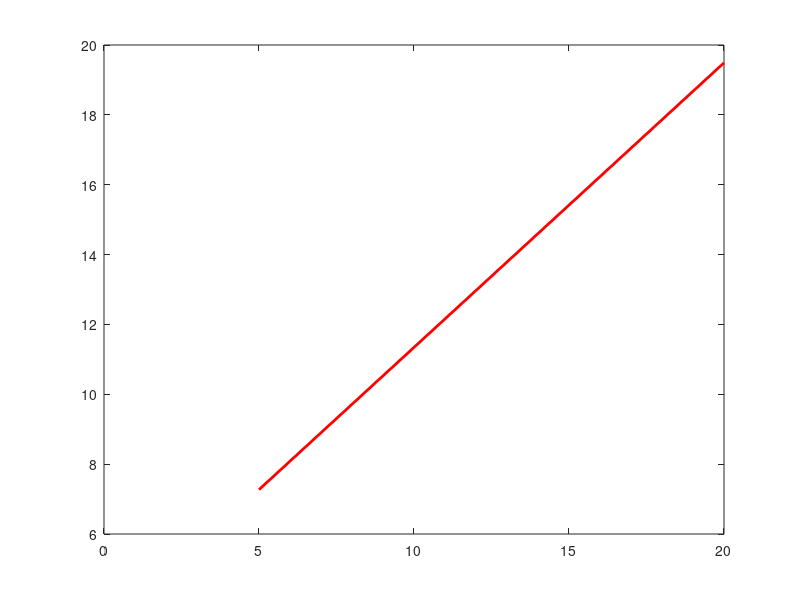

This chart was generated by the following MATLAB code: (Note: this script raises an error after producing the figure.)
clear all; close all; clc;
Re_values_BigFin = {
   [7830, 7893, 7894, 7894, 7894, 7956, 7957, 8020, 8020, 8020], ... % fan25 - Re
   [7908, 8099, 8100, 8163, 8164, 8164, 8227, 8228, 8291, 8291], ... % test_5W - Re
   [17688, 18010, 18071, 18200, 18201, 18201, 18203, 18328, 18328, 18520], ... % fan50 - Re
   [7542, 7543, 7665, 7665, 7666, 7666, 7666, 7726, 7727, 7788] % Dataset 4 - Re
};
Nu_values_BigFin = {
   [206, 206, 206, 206, 206, 206, 206, 206, 206, 206], ... % fan25 - Nu
   [131, 131, 131, 137, 131, 130, 132, 136, 137, 137], ... % test_5W - Nu
   [347, 344, 347, 346, 345, 345, 345, 347, 347, 347], ... % fan50 - Nu
   [199, 194, 195, 199, 194, 199, 199, 195, 195, 199] % test_20W  - Nu
};
deltaT_values_BigFin = {
   [9.4, 9.4, 9.4, 9.4, 9.4, 9.4, 9.4, 9.4, 9.4, 9.4], ... % fan25 - deltaT
   [7.3, 7.3, 7.3, 7.2, 7.3, 7.3, 7.2, 7.3, 7.2, 7.3], ... % test_5W - deltaT
   [5.6, 5.7, 5.6, 5.6, 5.7, 5.6, 5.7, 5.6, 5.6, 5.6], ... % fan50 - deltaT
   [19.5, 19.5, 19.5, 19.5, 19.5, 19.5, 19.5, 19.4, 19.5, 19.5] % test_20W 
};
Power_values_BigFin = {
   10, ... % fan25 
   5, ... % test_5W 
   10, ... % fan50 
   20 % test_20W 
};
name = {
   'BigFin_fan25'
   'BigFin_test_5W'
   'Bigfan50'
   'Bigtest_20W'
};
Power_vals_BigFin = [Power_values_BigFin{2}, Power_values_BigFin{4}]; % 5W and 20W
avgDeltaT_vals_BigFin = [mean(deltaT_values_BigFin{2}), mean(deltaT_values_BigFin{4})]; % Corresponding deltaT
avgRe_vals_BigFin = [mean(Re_values_BigFin{2}), mean(Re_values_BigFin{4})];
%For plot 3
avgRe_vals_BigFin_Fan = [mean(Re_values_BigFin{1}), mean(Re_values_BigFin{3})];
avgNu_vals_BigFin_Fan = [mean(Nu_values_BigFin{1}), mean(Nu_values_BigFin{3})];
Re_values_FullFinPlate = {
   [8751, 8814, 8877, 8879, 8941, 8942, 8942, 8942, 9006, 9070], ... % 5W
   [8874, 8875, 8937, 8938, 9001, 9062, 9063, 9126, 9126, 9189], ... % 10W
   [19356, 19419, 19612, 19673, 19929, 19930, 19994, 20119, 20757, 20821], ... % 10W (high Re)
   [8480, 8601, 8662, 8662, 8663, 8723, 8784, 8784, 8846, 8846] % 20W
};
Nu_values_FullFinPlate = {
   [182, 177, 182, 177, 183, 182, 183, 182, 182, 177], ... % 5W
   [178, 178, 178, 178, 178, 178, 178, 178, 178, 178], ... % 10W
   [281, 281, 280, 281, 281, 280, 280, 281, 281, 280], ... % 10W (high Re)
   [176, 176, 176, 176, 176, 176, 176, 176, 173, 173] % 20W
};
deltaT_values_FullFinPlate = {
   [5.4, 5.3, 5.3, 5.3, 5.3, 5.4, 5.3, 5.3, 5.3, 5.3], ... % 5W
   [10.9, 10.9, 10.9, 10.9, 10.9, 10.9, 10.9, 10.9, 10.9, 10.9], ... % 10W
   [6.9, 6.9, 7.0, 6.9, 6.9, 7.0, 7.0, 6.9, 6.9, 7.0], ... % 10W (high Re)
   [21.7, 21.8, 21.7, 21.8, 21.8, 21.8, 21.7, 21.8, 21.8, 21.8] % 20W
};
Power_values_FullFinPlate = {
   5, ... % 5W
   10, ... % 10W
   10, ... % 10W (high Re)
   20 % 20W
};
Power_vals_FullFinPlate = [Power_values_FullFinPlate{1}, Power_values_FullFinPlate{4}]; % 5W and 20W
avgDeltaT_vals_FullFinPlate = [mean(deltaT_values_FullFinPlate{1}), mean(deltaT_values_FullFinPlate{4})]; % Corresponding deltaT
avgRe_vals_FullFinPlate = [mean(Re_values_FullFinPlate{1}), mean(Re_values_FullFinPlate{4})];
%For plot 3
avgRe_vals_FullFinPlate_Fan = [mean(Re_values_FullFinPlate{2}), mean(Re_values_FullFinPlate{3})];
avgNu_vals_FullFinPlate_Fan = [mean(Nu_values_FullFinPlate{2}), mean(Nu_values_FullFinPlate{3})];
Re_values_3row = {
   [7523, 7523, 7523, 7587, 7652, 7717, 7718, 7719, 7780, 7781, 7909], ... % New Data
   [7437, 7507, 7507, 7507, 7564, 7564, 7565, 7569, 7569, 7570, 7570, 7631, 7694, 7755, 7755, 7755, 7755, 7756, 7819, 7946], ... % 10W
   [7507, 7507, 7507, 7569, 7569, 7570, 7570, 7631, 7694, 7755], ... % 20W
   [18104, 18296, 18426, 18488, 18497, 18562, 18563, 18681, 18684, 18813] % High Re
};
Nu_values_3row = {
   [296, 297, 296, 288, 294, 282, 276, 275, 281, 280, 296], ... % New Data
   [260, 260, 259, 259, 260, 259, 259, 258, 258, 257], ... % 10W
   [243, 243, 244, 243, 243, 238, 237, 238, 243, 238], ... % 20W
   [499, 505, 500, 509, 494, 498, 496, 508, 504, 501] % High Re
};
deltaT_values_3row = {
   [3.4, 3.4, 3.4, 3.4, 3.4, 3.4, 3.5, 3.5, 3.4, 3.4, 3.4], ... % New Data
   [7.5, 7.5, 7.5, 7.5, 7.5, 7.5, 7.5, 7.6, 7.5, 7.6], ... % 10W
   [16.1, 16.1, 16.0, 16.1, 16.1, 16.1, 16.1, 16.1, 16.1, 16.1], ... % 20W
   [3.9, 3.9, 3.9, 3.8, 4.0, 3.9, 3.9, 3.8, 3.9, 3.9] % High Re
};
Power_values_3row = {
   5, ... % New Data
   10, ... % 10W
   20, ... % 20W
   10 % High Re
};
Power_vals_3row = [Power_values_3row{1}, Power_values_3row{3}]; % 5W and 20W
avgDeltaT_vals_3row = [mean(deltaT_values_3row{1}), mean(deltaT_values_3row{3})]; % Corresponding deltaT
avgRe_vals_3row = [mean(Re_values_3row{1}), mean(Re_values_3row{3})]; % Corresponding deltaT
%For plot 3
avgRe_vals_3row_Fan = [mean(Re_values_3row{2}), mean(Re_values_3row{4})];
avgNu_vals_3row_Fan = [mean(Nu_values_3row{2}), mean(Nu_values_3row{4})];
Re_values_Pope = {
   [8762, 8954, 9018, 9018, 9208, 9208, 9208, 9272, 9334, 9336], ... % New Data
   [8272, 8272, 8332, 8453, 8512, 8571, 8633, 8692, 8754, 8813], ... % 10W
   [8522, 8584, 8585, 8585, 8585, 8647, 8647, 8772, 8833, 8958], ... % 20W
   [19299, 19743, 19869, 19930, 19997, 20058, 20120, 20247, 20313, 20438] % High Re
};
Nu_values_Pope = {
   [146, 144, 145, 143, 144, 145, 144, 144, 146, 144], ... % New Data
   [138, 138, 138, 138, 138, 138, 138, 138, 136, 138], ... % 10W
   [142, 141, 141, 141, 141, 142, 141, 141, 141, 141], ... % 20W
   [241, 239, 239, 241, 241, 241, 240, 241, 239, 240] % High Re
};
deltaT_values_Pope = {
   [6.8, 6.8, 6.8, 6.8, 6.8, 6.8, 6.8, 6.8, 6.7, 6.8], ... % New Data
   [27.6, 27.5, 27.5, 27.5, 27.6, 27.6, 27.6, 27.5, 27.6, 27.6], ... % 10W
   [13.6, 13.6, 13.7, 13.6, 13.6, 13.6, 13.7, 13.6, 13.7, 13.7], ... % 20W
   [8.1, 8.1, 8.1, 8.1, 8.1, 8.1, 8.1, 8.1, 8.1, 8.1] % High Re
};
Power_values_Pope = {
   5, ... % New Data
   20, ... % 10W
   10, ... % 20W
   10 % High Re
};
Power_vals_Pope = [Power_values_Pope{1}, Power_values_Pope{2}]; % 5W and 20W
avgDeltaT_vals_Pope = [mean(deltaT_values_Pope{1}), mean(deltaT_values_Pope{2})];
avgRe_vals_Pope = [mean(Re_values_Pope{1}), mean(Re_values_Pope{2})];
%For plot 3
avgRe_vals_Pope_Fan = [mean(Re_values_Pope{3}), mean(Re_values_Pope{4})];
avgNu_vals_Pope_Fan = [mean(Nu_values_Pope{3}), mean(Nu_values_Pope{4})];
%% Plot the line
figure;
plot(Power_vals_BigFin, avgDeltaT_vals_BigFin, '-r', 'LineWidth', 2, 'MarkerSize', 8);
hold on
errorbar(Power_vals_BigFin(1),avgDeltaT_vals_BigFin(1),std(deltaT_values_BigFin{2}),'vertical',color='r',LineWidth=2)
errorbar(Power_vals_BigFin(2),avgDeltaT_vals_BigFin(2),std(deltaT_values_BigFin{4}),'vertical',color='r',LineWidth=2)


plot(Power_vals_FullFinPlate, avgDeltaT_vals_FullFinPlate, '-k', 'LineWidth', 2, 'MarkerSize', 8);
errorbar(Power_vals_FullFinPlate(1),avgDeltaT_vals_FullFinPlate(1),std(deltaT_values_FullFinPlate{1}),'vertical',color='k',LineWidth=2)
errorbar(Power_vals_FullFinPlate(2),avgDeltaT_vals_FullFinPlate(2),std(deltaT_values_FullFinPlate{4}),'vertical',color='k',LineWidth=2)

plot(Power_vals_3row, avgDeltaT_vals_3row, '-b', 'LineWidth', 2, 'MarkerSize', 8);
errorbar(Power_vals_3row(1),avgDeltaT_vals_3row(1),std(deltaT_values_3row{1}),'vertical',color='b',LineWidth=2) % 10 W
errorbar(Power_vals_3row(2),avgDeltaT_vals_3row(2),std(deltaT_values_3row{3}),'vertical',color='b',LineWidth=2) % 20 W

plot(Power_vals_Pope, avgDeltaT_vals_Pope, '-g', 'LineWidth', 2, 'MarkerSize', 8);
errorbar(Power_vals_Pope(1),avgDeltaT_vals_Pope(1),std(deltaT_values_Pope{1}),'vertical',color='g',LineWidth=2)
errorbar(Power_vals_Pope(2),avgDeltaT_vals_Pope(2),std(deltaT_values_Pope{2}),'vertical',color='g',LineWidth=2)
hold off

xlabel('Power (W)');
ylabel('Average \DeltaT (°C)');
title('Fin Design: Power vs. Average Temperature Difference');
legend('BigFin','','','FullPlate','','','3row','','','Pope','','',location = 'northwest')

%%
figure;
h = plot(Power_vals_BigFin, avgRe_vals_BigFin, '-r', 'LineWidth', 2, 'MarkerSize', 8);
hold on
errorbar(Power_vals_BigFin(1),avgRe_vals_BigFin(1),std(Re_values_BigFin{2}),'vertical',color='r',LineWidth=2)
errorbar(Power_vals_BigFin(2),avgRe_vals_BigFin(2),std(Re_values_BigFin{4}),'vertical',color='r',LineWidth=2)

plot(Power_vals_FullFinPlate, avgRe_vals_FullFinPlate, '-k', 'LineWidth', 2, 'MarkerSize', 8);
errorbar(Power_vals_FullFinPlate(1),avgRe_vals_FullFinPlate(1),std(Re_values_FullFinPlate{1}),'vertical',color='k',LineWidth=2)
errorbar(Power_vals_FullFinPlate(2),avgRe_vals_FullFinPlate(2),std(Re_values_FullFinPlate{4}),'vertical',color='k',LineWidth=2)

plot(Power_vals_3row, avgRe_vals_3row, '-b', 'LineWidth', 2, 'MarkerSize', 8);
errorbar(Power_vals_3row(1),avgRe_vals_3row(1),std(Re_values_3row{1}),'vertical',color='b',LineWidth=2)
errorbar(Power_vals_3row(2),avgRe_vals_3row(2),std(Re_values_3row{3}),'vertical',color='b',LineWidth=2)

plot(Power_vals_Pope, avgRe_vals_Pope, '-g', 'LineWidth', 2, 'MarkerSize', 8);
errorbar(Power_vals_Pope(1),avgRe_vals_Pope(1),std(Re_values_Pope{1}),'vertical',color='g',LineWidth=2)
errorbar(Power_vals_Pope(2),avgRe_vals_Pope(2),std(Re_values_Pope{2}),'vertical',color='g',LineWidth=2)
hold off
xlabel('Power (W)');
ylabel('Re');
title('Fin Design: Power vs. Re');
legend('BigFin','','','FullPlate','','','3row','','','Pope','','',location = 'best')

ax = ancestor(h, 'axes');
ax.XAxis.Exponent = 0;
xtickformat('%.0f');

%%
figure;
h = plot(avgRe_vals_BigFin_Fan, avgNu_vals_BigFin_Fan, '-r', 'LineWidth', 2, 'MarkerSize', 8);
hold on
errorbar(avgRe_vals_BigFin_Fan(1),avgNu_vals_BigFin_Fan(1),std(Nu_values_BigFin{1}),'vertical',color='r',LineWidth=2)
errorbar(avgRe_vals_BigFin_Fan(2),avgNu_vals_BigFin_Fan(2),std(Nu_values_BigFin{3}),'vertical',color='r',LineWidth=2)

plot(avgRe_vals_FullFinPlate_Fan, avgNu_vals_FullFinPlate_Fan,'-k', 'LineWidth', 2, 'MarkerSize', 8);
errorbar(avgRe_vals_FullFinPlate_Fan(1),avgNu_vals_FullFinPlate_Fan(1),std(Nu_values_FullFinPlate{2}),'vertical',color='k',LineWidth=2)
errorbar(avgRe_vals_FullFinPlate_Fan(2),avgNu_vals_FullFinPlate_Fan(2),std(Nu_values_FullFinPlate{3}),'vertical',color='k',LineWidth=2)

plot(avgRe_vals_3row_Fan,avgNu_vals_3row_Fan, '-b', 'LineWidth', 2, 'MarkerSize', 8);
errorbar(avgRe_vals_3row_Fan(1),avgNu_vals_3row_Fan(1),std(Nu_values_3row{2}),'vertical',color='b',LineWidth=2)
errorbar(avgRe_vals_3row_Fan(2),avgNu_vals_3row_Fan(2),std(Nu_values_3row{4}),'vertical',color='b',LineWidth=2)

plot(avgRe_vals_Pope_Fan, avgNu_vals_Pope_Fan, '-g', 'LineWidth', 2, 'MarkerSize', 8);
errorbar(avgRe_vals_Pope_Fan(1),avgNu_vals_Pope_Fan(1),std(Nu_values_Pope{3}),'vertical',color='g',LineWidth=2)
errorbar(avgRe_vals_Pope_Fan(2),avgNu_vals_Pope_Fan(2),std(Nu_values_Pope{4}),'vertical',color='g',LineWidth=2)
hold off
xlabel('Re');
ylabel('Nu');
title('Fin Design: Re vs. Nu of 25% and 50% fan');
legend('BigFin','','','FullPlate','','','3row','','','Pope','','',location = 'northwest')

ax = ancestor(h, 'axes');
ax.XAxis.Exponent = 0;
xtickformat('%.0f');


